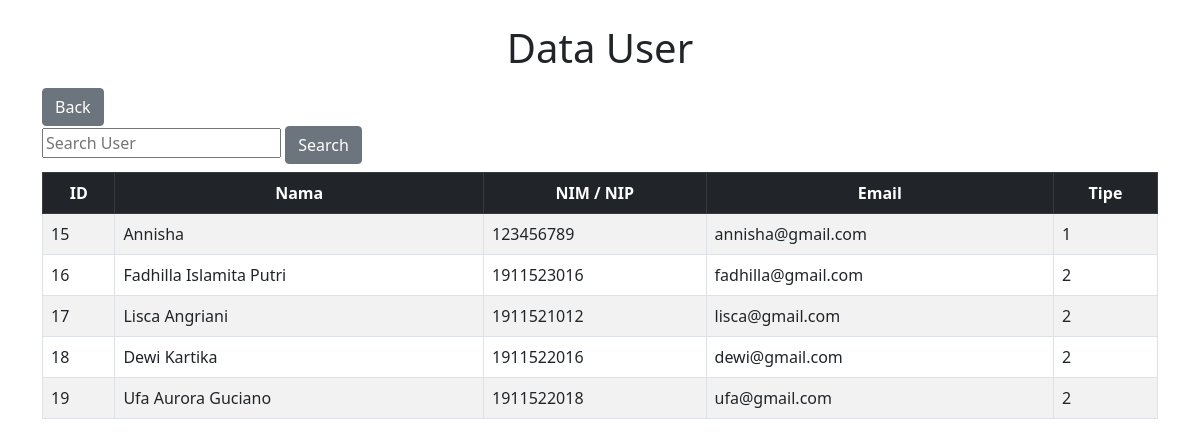
Screenshot of /index_user.php with the database file from the repository.
### tables this page shows
CREATE TABLE `mahasiswa` (
  `id` int(11) NOT NULL,
  `nama` varchar(50) NOT NULL,
  `nim` varchar(18) NOT NULL,
  `email` varchar(50) NOT NULL,
  `tipe` int(100) NOT NULL,
  `password` int(11) NOT NULL
);

### index_user.php (the view, shortened to what this page needs)
<?php
    include_once("koneksi.php");
    if(isset($_POST['search'])){
        $cari=$_POST['cari'];
        $result= mysqli_query($koneksi,  "SELECT * FROM mahasiswa WHERE nama LIKE '%".$cari."%'");
    }
    else{
        $result = mysqli_query($koneksi, "SELECT * FROM mahasiswa");
    }
?>
<!doctype html>
<html lang="en">
  <head>
    <link href="https://cdn.jsdelivr.net/npm/bootstrap@5.0.0-beta3/dist/css/bootstrap.min.css" rel="stylesheet">
  </head>
  <body  background="bgpweb.jpg">
    <div class="container">
    <br>
        <h1 class="text-center">Data User</h1>
        <div class="row py-2">
        <div class="col-sm">
            <form action="index_user.php" method="POST">
            <a href="add.php" class="btn btn-secondary" style="margin-right: 962px"> Back </a>
            <input type="text" name="cari" placeholder="Search User" autocomplete="off">
            <button class="btn btn-secondary" type="submit" name="search">Search</button>
        <div class="row py-2">
            <div class="col-sm">
            <table class="table table-striped table-hover table-bordered">
                <thead class="table-dark">
                <tr>
				<th class="text-center">ID</th>
				<th class="text-center">Nama</th>
				<th class="text-center">NIM / NIP</th>
				<th class="text-center">Email</th>
				<th class="text-center">Tipe</th>
				</tr>
                 </thead>
                <tbody>
                    <?php
                        while($data = mysqli_fetch_array($result)) {
                    ?>
                    <tr>
                        <td><?php echo $data['id'] ?></td>
                        <td><?php echo $data['nama'] ?></td>
                        <td><?php echo $data['nim'] ?></td>
                        <td><?php echo $data['email'] ?></td>
                        <td><?php echo $data['tipe'] ?></td>
                    </tr>
                    <?php } ?>
                </tbody>
            </table>
            </div>
        </div>
    </div>
  </body>
</html>

### rows the page displays
mahasiswa: id "15", nama "Annisha", nim "123456789", email "annisha@gmail.com", tipe "1"
mahasiswa: id "16", nama "Fadhilla Islamita Putri", nim "1911523016", email "fadhilla@gmail.com", tipe "2"
mahasiswa: id "17", nama "Lisca Angriani", nim "1911521012", email "lisca@gmail.com", tipe "2"
mahasiswa: id "18", nama "Dewi Kartika", nim "1911522016", email "dewi@gmail.com", tipe "2"
mahasiswa: id "19", nama "Ufa Aurora Guciano", nim "1911522018", email "ufa@gmail.com", tipe "2"
